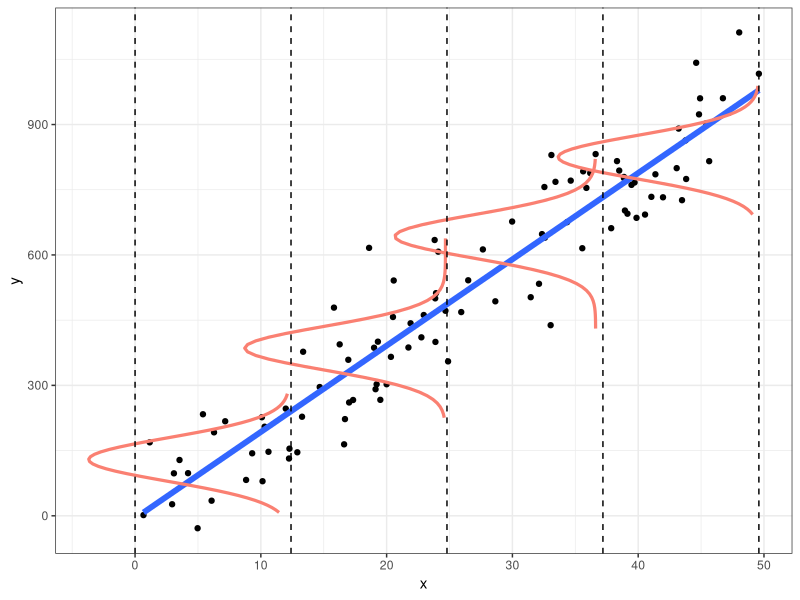
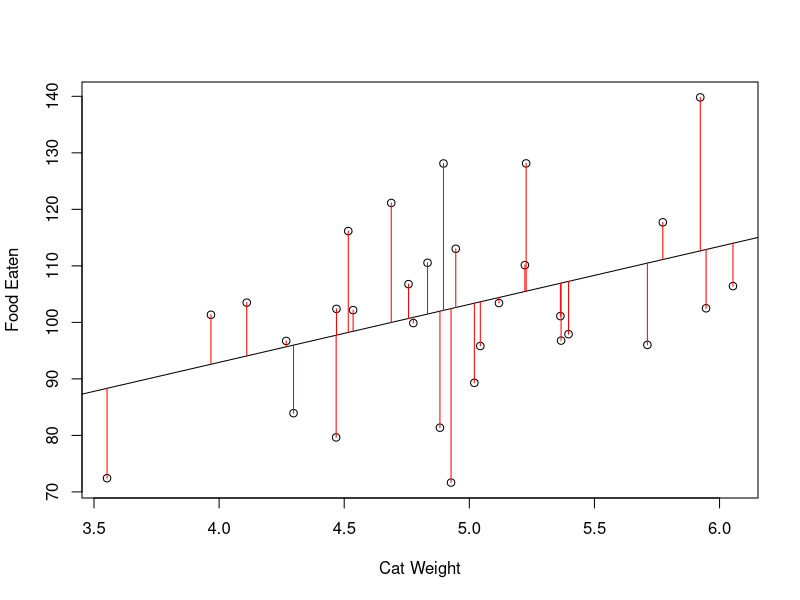
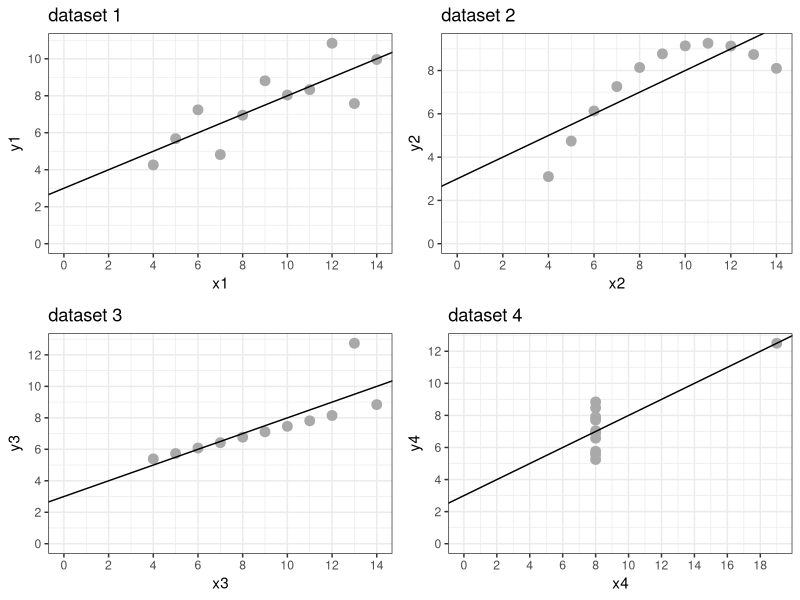

The R source for these figures, in order:
## ---- chunk 1
# From http://stackoverflow.com/questions/31794876/ggplot2-how-to-curve-small-gaussian-densities-on-a-regression-line
library(ggplot2)
set.seed(0)
dat <- data.frame(x=(x=runif(100, 0, 50)),
                  y=rnorm(100, 20*x, 100))

## breaks: where you want to compute densities
breaks <- seq(0, max(dat$x), len=5)
dat$section <- cut(dat$x, breaks)

## Get the residuals
dat$res <- residuals(lm(y ~ x, data=dat))

## Compute densities for each section, and flip the axes, and add means of sections
## Note: the densities need to be scaled in relation to the section size (2000 here)
dens <- do.call(rbind, lapply(split(dat, dat$section), function(x) {
    d <- density(x$res, n=50)
    res <- data.frame(x=max(x$x)- d$y*2000, y=d$x+mean(x$y))
    res <- res[order(res$y), ]
    ## Get some data for normal lines as well
    xs <- seq(min(x$res), max(x$res), len=50)
    res <- rbind(res, data.frame(y=xs + mean(x$y),
                                 x=max(x$x) - 2000*dnorm(xs, 0, 50)))
    res$type <- rep(c("empirical", "normal"), each=50)
    res
}))
dens$section <- rep(levels(dat$section), each=100)

## Plot both empirical and theoretical
ggplot(dat, aes(x, y)) +
  geom_point() +
  geom_smooth(method="lm", fill=NA, lwd=2) +
  geom_path(data=dens[dens$type=="normal",], aes(x, y, group=section), color="salmon", lwd=1.1) +
  theme_bw() +
  geom_vline(xintercept=breaks, lty=2)
## ---- chunk 2
library(knitr)
n <- 30
intercept <- 100
options(digits = 3, scipen = 4)

set.seed("126")
cat_weight <- rnorm(n, mean = 5, sd = 1) # cat weight in kg
cat_age <- rnorm(n, mean = 60, sd = 24) # cat age in months
cat_breed <- factor(c(rep("Shorthair",n/2), rep("Manx", n/2)))

food_eaten <- intercept + 20*(cat_weight - mean(cat_weight)) + 2 + .5*(cat_age - mean(cat_age)) + rnorm(n, mean = 0, sd = 10)
catfood <- data.frame(CatWeight = cat_weight, FoodEaten = food_eaten)
catfood_age <- data.frame(CatWeight = cat_weight, CatAge = cat_age, FoodEaten = food_eaten)


print_p <- function(p){
  if(p < .01) return("*p* < .01")
  if(p <= .05) return(paste("*p* =", p))
  if(p > .05) return("*p* > .05")
}
plot(x = catfood$CatWeight, y = catfood$FoodEaten, xlab = "Cat Weight", ylab = "Food Eaten")
abline(mod1 <- lm(catfood$FoodEaten ~ catfood$CatWeight))
pre <- predict(mod1) # plot distances between points and the regression line
segments(catfood$CatWeight, catfood$FoodEaten, catfood$CatWeight, pre, col = "red")
## ---- chunk 3
kable(head(catfood_age))
write.csv(catfood_age, file = "catfood_age.csv")
## ---- chunk 4
summary((lm_catfood <- lm(formula = FoodEaten ~ CatWeight + CatAge, data = catfood_age)))
## ---- chunk 5
kable(summary(lm_catfood)$coefficients)
## ---- chunk 6
kable(summary((lm_catfood_interaction <- lm(formula = FoodEaten ~ CatWeight * CatAge, data = catfood_age)))$coef)
## ---- chunk 7
library(car)
vif(lm(formula = FoodEaten ~ CatWeight * CatAge, data = catfood_age))
## ---- chunk 8
catfood_age2 <- catfood_age
catfood_age2$CatWeight_centered <- scale(catfood_age$CatWeight, scale = FALSE)
catfood_age2$CatAge_centered <- scale(catfood_age$CatAge, scale = FALSE)
# re-fit the model
lm_catfood_interaction <- lm(formula = FoodEaten ~ CatWeight_centered * CatAge_centered, data = catfood_age2)
lm_catfood_interaction_table <- coef(summary(lm_catfood_interaction))
rownames(lm_catfood_interaction_table) <- c("(Intercept)", "Cat Weight", "Cat Age", "Cat Weight by Cat Age")
kable(lm_catfood_interaction_table)
vif_table <- data.frame(vif(lm_catfood_interaction))
colnames(vif_table) <- "VIF"
rownames(vif_table) <-  c("Cat Weight", "Cat Age", "Cat Weight by Cat Age")
kable(vif_table)
## ---- chunk 9
kable(summary(lm_catfood_interaction)$coefficients)
## ---- chunk 10
library(ggplot2)
library(gridExtra)

data(anscombe)

p1 <- ggplot(anscombe) + geom_point(aes(x1, y1), color = "darkgrey", size = 3) + theme_bw() + scale_x_continuous(breaks = seq(0, 20, 2)) + scale_y_continuous(breaks = seq(0, 12, 2)) + geom_abline(intercept = 3, slope = 0.5) + expand_limits(x = 0, y = 0) + labs(title = "dataset 1")
p2 <- ggplot(anscombe) + geom_point(aes(x2, y2), color = "darkgrey", size = 3) + theme_bw() + scale_x_continuous(breaks = seq(0, 20, 2)) + scale_y_continuous(breaks = seq(0, 12, 2)) + geom_abline(intercept = 3, slope = 0.5) + expand_limits(x = 0, y = 0) + labs(title = "dataset 2")
p3 <- ggplot(anscombe) + geom_point(aes(x3, y3), color = "darkgrey", size = 3) + theme_bw() + scale_x_continuous(breaks = seq(0, 20, 2)) + scale_y_continuous(breaks = seq(0, 12, 2)) + geom_abline(intercept = 3, slope = 0.5) + expand_limits(x = 0, y = 0) + labs(title = "dataset 3")
p4 <- ggplot(anscombe) + geom_point(aes(x4, y4), color = "darkgrey", size = 3) + theme_bw() + scale_x_continuous(breaks = seq(0, 20, 2)) + scale_y_continuous(breaks = seq(0, 12, 2)) + geom_abline(intercept = 3, slope = 0.5) + expand_limits(x = 0, y = 0) + labs(title = "dataset 4")

grid.arrange(grobs = list(p1, p2, p3, p4), main = "Anscombe's Quartet")
